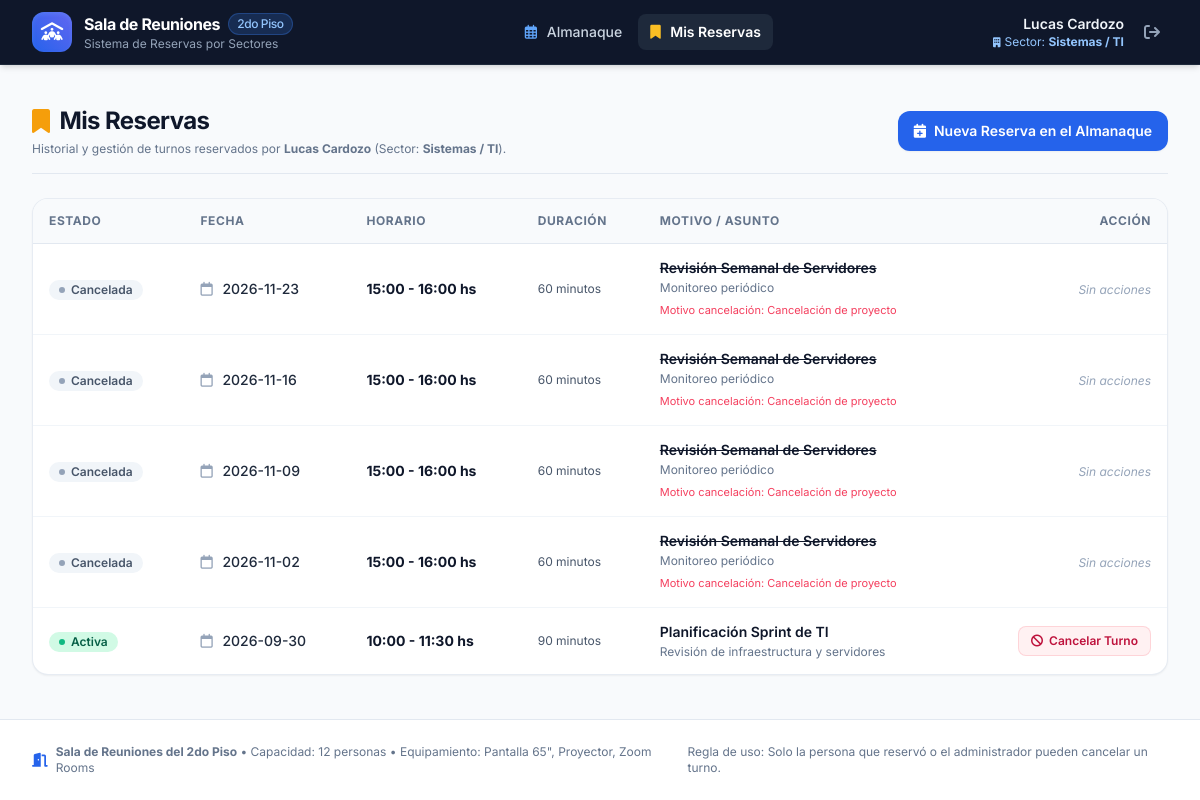
The page /mis-reservas (signed in) on the database its author committed.
### tables this page shows
CREATE TABLE users (
            id INTEGER PRIMARY KEY AUTOINCREMENT,
            username TEXT UNIQUE NOT NULL,
            password_hash TEXT NOT NULL,
            full_name TEXT NOT NULL,
            sector TEXT NOT NULL,
            role TEXT NOT NULL DEFAULT 'user',
            created_at TIMESTAMP DEFAULT CURRENT_TIMESTAMP
        );

CREATE TABLE reservations (
            id INTEGER PRIMARY KEY AUTOINCREMENT,
            user_id INTEGER NOT NULL,
            title TEXT NOT NULL,
            description TEXT,
            date TEXT NOT NULL,
            start_time TEXT NOT NULL,
            end_time TEXT NOT NULL,
            duration_minutes INTEGER NOT NULL,
            status TEXT NOT NULL DEFAULT 'active',
            cancelled_by INTEGER,
            cancelled_at TIMESTAMP,
            created_at TIMESTAMP DEFAULT CURRENT_TIMESTAMP, cancellation_reason TEXT, recurrence_id TEXT, recurrence_type TEXT DEFAULT 'none',
            FOREIGN KEY (user_id) REFERENCES users (id),
            FOREIGN KEY (cancelled_by) REFERENCES users (id)
        );

### app.py (the view)
@app.route("/mis-reservas")
@login_required
def my_bookings():
    conn = get_db_connection()
    cur_user_id = session["user_id"]
    reservations = conn.execute('''
        SELECT r.*, u.full_name, u.sector
        FROM reservations r
        JOIN users u ON r.user_id = u.id
        WHERE r.user_id = ?
        ORDER BY r.date DESC, r.start_time DESC
    ''', (cur_user_id,)).fetchall()
    conn.close()
    return render_template("my_bookings.html", reservations=reservations)

### app.py (called while the page is built)
def login_required(f):
    @wraps(f)
    def decorated_function(*args, **kwargs):
        if "user_id" not in session:
            flash("Por favor inicia sesión para acceder.", "warning")
            return redirect(url_for("login"))
        return f(*args, **kwargs)
    return decorated_function

@app.context_processor
def inject_global_data():
    current_user = None
    if "user_id" in session:
        conn = get_db_connection()
        current_user = conn.execute("SELECT * FROM users WHERE id = ?", (session["user_id"],)).fetchone()
        conn.close()
    return {
        "current_user": current_user,
        "SECTORS": get_active_sectors(),
        "now": datetime.now()
    }

### database.py (called while the page is built)
def get_sector_color(sector_name):
    if not sector_name:
        return "#64748b"
    clean_name = sector_name.strip().lower()
    if clean_name in KNOWN_COLORS:
        return KNOWN_COLORS[clean_name]
    hash_val = sum((i + 1) * ord(c) for i, c in enumerate(clean_name))
    return SECTOR_PALETTE[hash_val % len(SECTOR_PALETTE)]

def get_active_sectors():
    try:
        conn = get_db_connection()
        rows = conn.execute("SELECT DISTINCT sector FROM users WHERE sector IS NOT NULL AND TRIM(sector) != '' ORDER BY sector ASC").fetchall()
        conn.close()
        return [{"name": r["sector"], "color": get_sector_color(r["sector"])} for r in rows]
    except Exception:
        return []

def get_db_connection():
    conn = sqlite3.connect(DB_NAME)
    conn.row_factory = sqlite3.Row
    conn.execute("PRAGMA foreign_keys = ON")
    return conn

### templates/my_bookings.html (shortened to what this page needs)
{% extends "base.html" %}
{% block content %}
<div class="space-y-6">
  <div class="flex flex-col sm:flex-row sm:items-center justify-between gap-4 pb-4 border-b border-slate-200">
    <div>
      <h1 class="text-2xl font-bold text-slate-900 tracking-tight flex items-center gap-2.5">
        <i class="fa-solid fa-bookmark text-amber-500"></i> Mis Reservas
      </h1>
      <p class="text-xs text-slate-500 mt-1">
        Historial y gestión de turnos reservados por <strong>{{ current_user.full_name }}</strong> (Sector: <strong>{{ current_user.sector }}</strong>).
      </p>
    </div>
    <a href="{{ url_for('index') }}"
       class="inline-flex items-center gap-2 bg-brand-600 hover:bg-brand-500 text-white font-semibold px-4 py-2.5 rounded-xl shadow-sm text-sm transition">
      <i class="fa-solid fa-calendar-plus"></i>
      <span>Nueva Reserva en el Almanaque</span>
    </a>
  </div>
  {% if reservations %}
  <div class="bg-white rounded-2xl border border-slate-200/80 shadow-sm overflow-hidden">
    <div class="overflow-x-auto">
      <table class="w-full text-left border-collapse text-sm">
        <thead>
          <tr class="bg-slate-50 border-b border-slate-200 text-xs font-semibold text-slate-500 uppercase tracking-wider">
            <th class="py-3.5 px-4">Estado</th>
            <th class="py-3.5 px-4">Fecha</th>
            <th class="py-3.5 px-4">Horario</th>
            <th class="py-3.5 px-4">Duración</th>
            <th class="py-3.5 px-4">Motivo / Asunto</th>
            <th class="py-3.5 px-4 text-right">Acción</th>
          </tr>
        </thead>
        <tbody class="divide-y divide-slate-100">
          {% for r in reservations %}
          <tr class="hover:bg-slate-50/70 transition-colors">
            <td class="py-3.5 px-4 whitespace-nowrap">
              {% if r.status == 'active' %}
                <span class="inline-flex items-center px-2.5 py-0.5 rounded-full text-xs font-semibold bg-emerald-100 text-emerald-800">
                  <span class="w-1.5 h-1.5 rounded-full bg-emerald-500 mr-1.5"></span> Activa
                </span>
              {% else %}
                <span class="inline-flex items-center px-2.5 py-0.5 rounded-full text-xs font-semibold bg-slate-100 text-slate-600">
                  <span class="w-1.5 h-1.5 rounded-full bg-slate-400 mr-1.5"></span> Cancelada
                </span>
              {% endif %}
            </td>
            <td class="py-3.5 px-4 whitespace-nowrap font-medium text-slate-800">
              <i class="fa-regular fa-calendar text-slate-400 mr-1.5"></i> {{ r.date }}
            </td>
            <td class="py-3.5 px-4 whitespace-nowrap font-bold text-slate-900">
              {{ r.start_time }} - {{ r.end_time }} hs
            </td>
            <td class="py-3.5 px-4 whitespace-nowrap text-slate-600 text-xs">
              {{ r.duration_minutes }} minutos
            </td>
            <td class="py-3.5 px-4">
              <div class="font-semibold text-slate-900 {{ 'line-through text-slate-400' if r.status == 'cancelled' else '' }}">
                {{ r.title }}
              </div>
              {% if r.description %}
                <div class="text-xs text-slate-500 truncate max-w-xs mt-0.5">
                  {{ r.description }}
                </div>
              {% endif %}
              {% if r.status == 'cancelled' and r.cancellation_reason %}
                <div class="text-[11px] text-rose-500 mt-1">
                  Motivo cancelación: {{ r.cancellation_reason }}
                </div>
              {% endif %}
            </td>
            <td class="py-3.5 px-4 text-right whitespace-nowrap">
              {% if r.status == 'active' %}
                <form action="{{ url_for('cancel_reservation', reservation_id=r.id) }}" method="POST"
                      onsubmit="return confirm('¿Estás seguro de que deseas cancelar tu reserva para el {{ r.date }} de {{ r.start_time }} a {{ r.end_time }}? El turno se liberará en el almanaque.');">
                  <button type="submit"
                          class="inline-flex items-center gap-1.5 px-3 py-1.5 rounded-lg bg-rose-50 text-rose-700 hover:bg-rose-100 hover:text-rose-800 font-semibold text-xs border border-rose-200/80 transition">
                    <i class="fa-solid fa-ban text-xs"></i> Cancelar Turno
                  </button>
                </form>
              {% else %}
                <span class="text-xs text-slate-400 italic">Sin acciones</span>
              {% endif %}
            </td>
          </tr>
          {% endfor %}
        </tbody>
      </table>
    </div>
  </div>
  {% endif %}
</div>
{% endblock %}

### templates/base.html (shortened to what this page needs)
<!DOCTYPE html>
<html lang="es" class="h-full bg-slate-50">
<head>
  <script src="https://cdn.tailwindcss.com"></script>
  <link rel="stylesheet" href="https://cdnjs.cloudflare.com/ajax/libs/font-awesome/6.5.1/css/all.min.css">
  <link rel="stylesheet" href="{{ url_for('static', filename='css/style.css') }}">
</head>
<body class="h-full flex flex-col antialiased text-slate-800">
  <header class="bg-slate-900 border-b border-slate-800 text-white shadow-md sticky top-0 z-40">
    <div class="max-w-7xl mx-auto px-4 sm:px-6 lg:px-8">
      <div class="flex items-center justify-between h-16">
        <div class="flex items-center space-x-3">
          <a href="{{ url_for('index') }}" class="flex items-center space-x-3 group">
            <div class="w-10 h-10 rounded-xl bg-gradient-to-tr from-brand-600 to-indigo-500 flex items-center justify-center text-white shadow-inner shadow-brand-400/30 group-hover:scale-105 transition-transform">
              <i class="fa-solid fa-people-roof text-lg"></i>
            </div>
            <div>
              <div class="font-bold text-base tracking-tight text-white flex items-center gap-2">
                Sala de Reuniones
                <span class="text-xs bg-brand-500/20 text-brand-300 border border-brand-500/30 px-2 py-0.5 rounded-full font-medium">2do Piso</span>
              </div>
              <div class="text-xs text-slate-400">Sistema de Reservas por Sectores</div>
            </div>
          </a>
        </div>
        {% if current_user %}
        <nav class="hidden md:flex items-center space-x-1">
          <a href="{{ url_for('index') }}"
             class="px-3 py-2 rounded-lg text-sm font-medium transition-colors {% if request.endpoint == 'index' %}bg-slate-800 text-white font-semibold{% else %}text-slate-300 hover:text-white hover:bg-slate-800/60{% endif %}">
            <i class="fa-regular fa-calendar-days mr-1.5 text-brand-400"></i> Almanaque
          </a>
          <a href="{{ url_for('my_bookings') }}"
             class="px-3 py-2 rounded-lg text-sm font-medium transition-colors {% if request.endpoint == 'my_bookings' %}bg-slate-800 text-white font-semibold{% else %}text-slate-300 hover:text-white hover:bg-slate-800/60{% endif %}">
            <i class="fa-solid fa-bookmark mr-1.5 text-amber-400"></i> Mis Reservas
          </a>
        </nav>
        <div class="flex items-center space-x-3">
          <div class="hidden sm:flex flex-col items-end">
            <div class="text-sm font-semibold text-slate-100 flex items-center gap-1.5">
              {{ current_user.full_name }}
            </div>
            <div class="text-xs text-brand-300 flex items-center gap-1">
              <i class="fa-solid fa-building text-[10px]"></i>
              <span>Sector: <strong>{{ current_user.sector }}</strong></span>
            </div>
          </div>
          <a href="{{ url_for('logout') }}" title="Cerrar sesión"
             class="p-2 text-slate-400 hover:text-rose-400 hover:bg-slate-800 rounded-lg transition-colors">
            <i class="fa-solid fa-arrow-right-from-bracket text-base"></i>
          </a>
        </div>
        {% endif %}
      </div>
    </div>
  </header>
  <main class="flex-grow max-w-7xl mx-auto px-4 sm:px-6 lg:px-8 py-6 w-full">
    {% block content %}{% endblock %}
  </main>
  <footer class="bg-white border-t border-slate-200 py-6 text-slate-500 text-xs mt-auto">
    <div class="max-w-7xl mx-auto px-4 sm:px-6 lg:px-8 flex flex-col sm:flex-row items-center justify-between gap-4">
      <div class="flex items-center gap-2">
        <i class="fa-solid fa-door-open text-brand-600 text-sm"></i>
        <span><strong>Sala de Reuniones del 2do Piso</strong> &bull; Capacidad: 12 personas &bull; Equipamiento: Pantalla 65", Proyector, Zoom Rooms</span>
      </div>
      <div>
        <span>Regla de uso: Solo la persona que reservó o el administrador pueden cancelar un turno.</span>
      </div>
    </div>
  </footer>
</body>
</html>

### static/css/style.css (style rules this page uses)
:root { --primary-color: #1e3a8a; --secondary-color: #3b82f6; }
body { font-family: 'Inter', system-ui, -apple-system, BlinkMacSystemFont, 'Segoe UI', Roboto, Oxygen, Ubuntu, Cantarell, sans-serif; background-color: #f8fafc; color: #1e293b; }

### rows shown on the page
users: full_name "Lucas Cardozo", sector "Sistemas / TI"
reservations: status "cancelled" (drawn), date "2026-11-23", start_time "15:00", end_time "16:00", duration_minutes "60", title "Revisión Semanal de Servidores", description "Monitoreo periódico", cancellation_reason "Cancelación de proyecto"
reservations: status "cancelled" (drawn), date "2026-11-16", start_time "15:00", end_time "16:00", duration_minutes "60", title "Revisión Semanal de Servidores", description "Monitoreo periódico", cancellation_reason "Cancelación de proyecto"
reservations: status "cancelled" (drawn), date "2026-11-09", start_time "15:00", end_time "16:00", duration_minutes "60", title "Revisión Semanal de Servidores", description "Monitoreo periódico", cancellation_reason "Cancelación de proyecto"
reservations: status "cancelled" (drawn), date "2026-11-02", start_time "15:00", end_time "16:00", duration_minutes "60", title "Revisión Semanal de Servidores", description "Monitoreo periódico", cancellation_reason "Cancelación de proyecto"
reservations: status "active" (drawn), date "2026-09-30", start_time "10:00", end_time "11:30", duration_minutes "90", title "Planificación Sprint de TI", description "Revisión de infraestructura y servidores"
